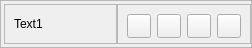
                       <widget class="QFrame" name="frame_28">
                        <property name="geometry">
                         <rect>
                          <x>-10</x>
                          <y>360</y>
                          <width>252</width>
                          <height>48</height>
                         </rect>
                        </property>
                        <property name="maximumSize">
                         <size>
                          <width>16777213</width>
                          <height>48</height>
                         </size>
                        </property>
                        <property name="frameShape">
                         <enum>QFrame::StyledPanel</enum>
                        </property>
                        <property name="frameShadow">
                         <enum>QFrame::Raised</enum>
                        </property>
                        <layout class="QHBoxLayout" name="horizontalLayout_67">
                         <property name="spacing">
                          <number>0</number>
                         </property>
                         <property name="leftMargin">
                          <number>3</number>
                         </property>
                         <property name="topMargin">
                          <number>0</number>
                         </property>
                         <property name="rightMargin">
                          <number>0</number>
                         </property>
                         <property name="bottomMargin">
                          <number>0</number>
                         </property>
                         <item>
                          <widget class="QFrame" name="panelsBackground_43">
                           <property name="maximumSize">
                            <size>
                             <width>16777215</width>
                             <height>40</height>
                            </size>
                           </property>
                           <property name="styleSheet">
                            <string notr="true"/>
                           </property>
                           <property name="frameShape">
                            <enum>QFrame::StyledPanel</enum>
                           </property>
                           <property name="frameShadow">
                            <enum>QFrame::Raised</enum>
                           </property>
                           <layout class="QHBoxLayout" name="horizontalLayout_68">
                            <item>
                             <widget class="QLabel" name="label_44">
                              <property name="maximumSize">
                               <size>
                                <width>16777215</width>
                                <height>40</height>
                               </size>
                              </property>
                              <property name="text">
                               <string>Text1</string>
                              </property>
                             </widget>
                            </item>
                           </layout>
                          </widget>
                         </item>
                         <item>
                          <widget class="QFrame" name="panelsBackground_44">
                           <property name="maximumSize">
                            <size>
                             <width>16777215</width>
                             <height>40</height>
                            </size>
                           </property>
                           <property name="styleSheet">
                            <string notr="true"/>
                           </property>
                           <property name="frameShape">
                            <enum>QFrame::StyledPanel</enum>
                           </property>
                           <property name="frameShadow">
                            <enum>QFrame::Raised</enum>
                           </property>
                           <layout class="QHBoxLayout" name="horizontalLayout_69">
                            <item>
                             <widget class="QPushButton" name="contentFirst_textColor1">
                              <property name="minimumSize">
                               <size>
                                <width>24</width>
                                <height>24</height>
                               </size>
                              </property>
                              <property name="maximumSize">
                               <size>
                                <width>24</width>
                                <height>24</height>
                               </size>
                              </property>
                              <property name="text">
                               <string/>
                              </property>
                             </widget>
                            </item>
                            <item>
                             <widget class="QPushButton" name="contentFirst_textColor2">
                              <property name="minimumSize">
                               <size>
                                <width>24</width>
                                <height>24</height>
                               </size>
                              </property>
                              <property name="maximumSize">
                               <size>
                                <width>24</width>
                                <height>24</height>
                               </size>
                              </property>
                              <property name="text">
                               <string/>
                              </property>
                             </widget>
                            </item>
                            <item>
                             <widget class="QPushButton" name="contentFirst_textColor3">
                              <property name="minimumSize">
                               <size>
                                <width>24</width>
                                <height>24</height>
                               </size>
                              </property>
                              <property name="maximumSize">
                               <size>
                                <width>24</width>
                                <height>24</height>
                               </size>
                              </property>
                              <property name="text">
                               <string/>
                              </property>
                             </widget>
                            </item>
                            <item>
                             <widget class="QPushButton" name="contentFirst_textColor4">
                              <property name="minimumSize">
                               <size>
                                <width>24</width>
                                <height>24</height>
                               </size>
                              </property>
                              <property name="maximumSize">
                               <size>
                                <width>24</width>
                                <height>24</height>
                               </size>
                              </property>
                              <property name="text">
                               <string/>
                              </property>
                             </widget>
                            </item>
                           </layout>
                          </widget>
                         </item>
                        </layout>
                       </widget>
